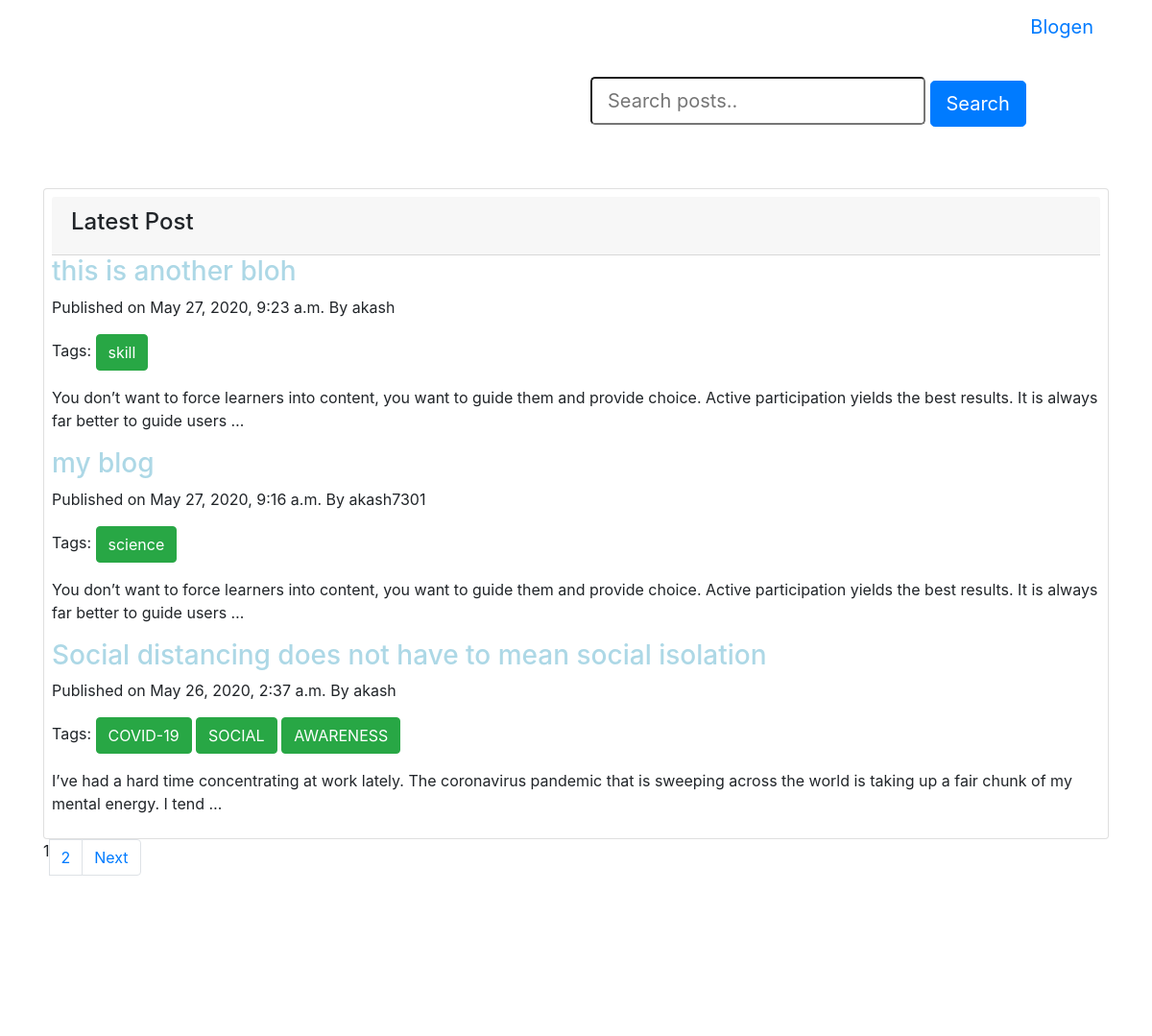
The page /post_list_full/ on the database its author committed.
### blog/models.py (models this page shows, shortened)
class Post(models.Model):
    STATUS_CHOICES = (('draft','Draft'),('published','Published'))
    title = models.CharField(max_length=128)
    slug = models.SlugField(max_length=264,unique_for_date='publish')
    auther = models.ForeignKey(User, related_name='blog_post',on_delete=models.CASCADE)
    body = models.TextField()
    publish = models.DateTimeField(default=timezone.now)
    created = models.DateTimeField(auto_now_add=True)
    updated = models.DateTimeField(auto_now=True)
    status = models.CharField(max_length=10,choices= STATUS_CHOICES,default='draft')
    objects = CustomManager()
    tags = TaggableManager()
    class Meta:
        ordering = ('-publish',)
    def get_absolute_url(self):
        return reverse('post_detail',args=[self.publish.year,self.publish.strftime('%m'),self.publish.strftime('%d'),self.slug])

### blog/views.py (the view)
# urls.py: path('post_list_full/',views.post_list_full_view,name='post_list_full'),
def post_list_full_view(request,tag_slug=None):
    post_list = Post.objects.all()
    tag = None
    if tag_slug:
        tag = get_object_or_404(Tag,slug=tag_slug)
        post_list = post_list.filter(tags__in = [tag])
    paginator = Paginator(post_list,3)
    page_number = request.GET.get('page')
    try:
        post_list = paginator.page(page_number)
    except PageNotAnInteger:
        post_list = paginator.page(1)
    except EmptyPage:
        post_list = paginator.page(paginator.num_pages)
    return render(request,'blog/post_list_full.html',locals())

### blog/models.py (called while the page is built)
    def get_queryset(self):
        return super().get_queryset().filter(status='published')

### templates/blog/post_list_full.html (shortened to what this page needs)
{% extends 'blog/base_generic.html' %}
         {% block content %}
         <section id="actions" class="py-4 mb-4 bg-faded">
           <div class="container">
             <div class="row">
               <div class="col-md-6 offset-md-6">
                 <div class="input-group">
                   <form class="form" action="{% url 'search_p' %}" method="get" id="searchform">
                     <div class="form-group">
                       <input type="text" class="form-control-lg" placeholder="Search posts.." name="q">
                       <button class="btn btn-primary form-control-lg btn-lg" onclick="searchform.submit()">Search</button>
                     </div>
                   </form>
               </div>
               </div>
             </div>
           </div>
         </section>
         <section id="post">
           <div class="container mt-4">
             <div class="row">
               <div class="col">
                 <div class="card px-2 py-2">
                   <div class="card-header">
                     <h4>Latest Post</h4>
                   </div>
                   {% for post in post_list %}
                    <a href="{{post.get_absolute_url}}"><h3 style="color:lightblue">{{post.title}}</h3></a>
                    <p id="dt">Published on {{post.publish}} By {{post.auther }}</p>
                    <p> Tags:
                      {% for tag in post.tags.all %}
                      <a href="{% url 'post_list_by_tag_name' tag.slug %}" class="btn btn-success"> {{tag.name}}</a>
                      {% endfor %}
                    </p>
                    {{post.body|truncatewords:30|linebreaks}}
                    {% endfor %}
                 </div>
                  {% include 'blog/pagination.html' with page=post_list %}
               </div>
             </div>
           </div>
         </section>
                     {% endblock %}

### rows shown on the page
Post: title "this is another bloh", publish "May 27, 2020, 9:23 a.m.", auther "akash", body "You don’t want to force learners into content, you want to guide them and provide choice. Active participation yields the best results. It is always far better to guide users …"
Tag: name "skill"
Post: title "my blog", publish "May 27, 2020, 9:16 a.m.", auther "akash7301", body "You don’t want to force learners into content, you want to guide them and provide choice. Active participation yields the best results. It is always far better to guide users …"
Tag: name "science"
Post: title "Social distancing does not have to mean social isolation", publish "May 26, 2020, 2:37 a.m.", auther "akash", body "I’ve had a hard time concentrating at work lately. The coronavirus pandemic that is sweeping across the world is taking up a fair chunk of my mental energy. I tend …"
Tag: name "COVID-19"
Tag: name "SOCIAL"
Tag: name "AWARENESS"

### other values the page prints
{{ page.number }} "1"
{{ page.next_page_number }} "2"
